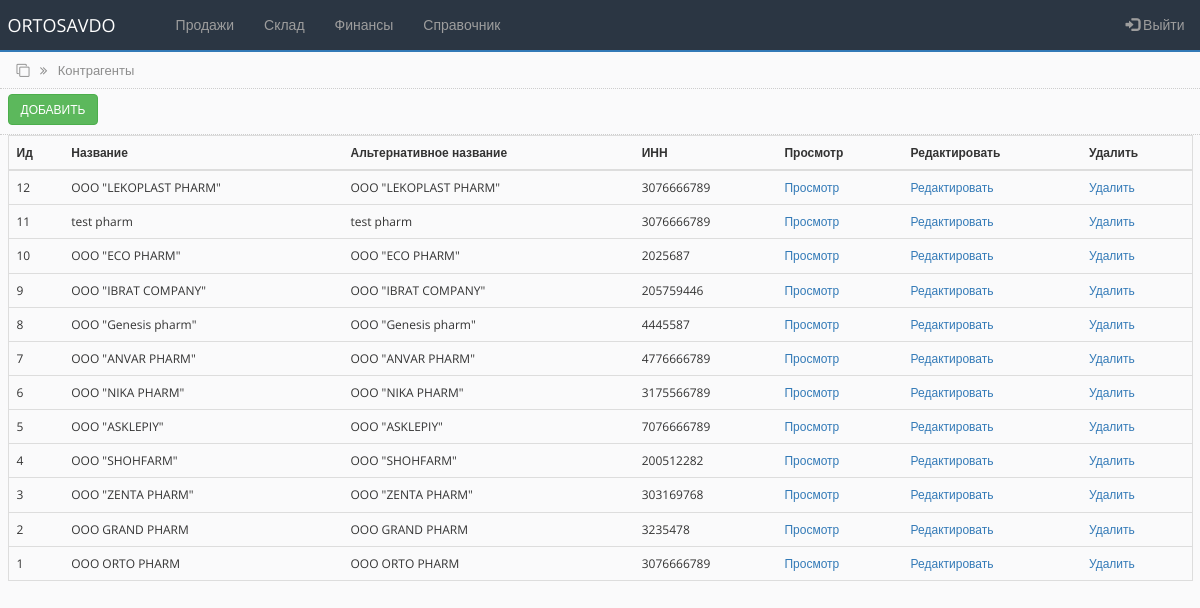
The app's page /counterparties.php (signed in) with its own data.
### tables this page shows
CREATE TABLE `counterparties_tbl` (
  `id` int(255) NOT NULL,
  `name` varchar(250) NOT NULL,
  `alternative_name` varchar(250) NOT NULL,
  `inn` varchar(255) NOT NULL,
  `nds` varchar(255) NOT NULL,
  `raschetny_schet` varchar(255) NOT NULL,
  `mfo` varchar(100) NOT NULL,
  `address` varchar(250) NOT NULL,
  `contact` varchar(250) NOT NULL,
  `director` varchar(250) NOT NULL,
  `accountant` varchar(250) NOT NULL
);

### counterparties.php (the view, shortened to what this page needs)
<?php
include('settings.php');
$query = "SELECT * FROM counterparties_tbl ORDER by id DESC";
$rs_result = mysqli_query ($connect, $query);
?>
<!DOCTYPE html>
<html lang="en">
<head>
    <link rel="stylesheet" href="https://maxcdn.bootstrapcdn.com/bootstrap/3.4.1/css/bootstrap.min.css">
    <link rel="stylesheet" href="https://cdnjs.cloudflare.com/ajax/libs/font-awesome/4.7.0/css/font-awesome.min.css">
    <link rel="stylesheet" href="css/bootstrap-grid.min.css">
    <link rel="stylesheet" href="css/style.css">
</head>
<body>
<?php include 'partSite/nav.php'; ?>
<div class="page_name">
    <div class="container-fluid">
        <i class="fa fa-clone" aria-hidden="true"></i>
        <i class="fa fa-angle-double-right right_cus"></i>
        <span class="right_cus">Контрагенты</span>
    </div>
</div>
<div class="toolbar">
        <div class="container-fluid">
           <a href="add_counterpartie.php"> <button type="button" class="btn btn-success">Добавить</button> </a>
        </div>
</div>
<div class="all_table">
    <div class="container-fluid">
        <table class="table table-hover">
        <thead>
            <tr>
            <th scope="col">Ид</th>
            <th scope="col">Название</th>
            <th scope="col">Альтернативное название</th>
            <th scope="col">ИНН</th>
            <th scope="col">Просмотр</th>
            <th scope="col">Редактировать</th>
            <th scope="col">Удалить</th>
            </tr>
        </thead>
        <tbody>
<?php
    while ($row = mysqli_fetch_array($rs_result)) {
?>
            <tr>
                <td><?php echo $row["id"]; ?></td>
                <td><?php echo $row["name"]; ?></td>
                <td><?php echo $row["alternative_name"]; ?></td>
                <td><?php echo $row["inn"]; ?></td>
                <td><a href="#">Просмотр</a></td>
                <td><a href="#">Редактировать</a></td>
                <td><a href="#" onclick="return confirm('Удалить?')" role="button">Удалить</a></td>
            </tr>
<?php
    };
?>
        </tbody>
        </table>
    </div>
</div>
</body>
</html>

### css/style.css (style rules this page uses)
* { box-sizing:border-box;margin:0;padding:0;transition:all 0.01s }
body { background-color:#FAFAFB;font-family:"Open Sans",sans-serif;font-size:12px }
.page_name { width:100%;height:37px;padding:9px;margin-top:-20px;border-bottom:1px dotted #CDCDCD;color:#8d8d8d;font-size:13px }
.right_cus { margin-left:7px }
.toolbar { width:100%;height:46px;margin:0;padding:5px 0;border-bottom:1px dotted #CDCDCD }
.toolbar .btn { text-transform:uppercase;font-size:12px }
.table { border-collapse:collapse;border:1px solid #dddddd;margin-bottom:0px;padding-top:10px }

### records on screen
counterparties_tbl: id "12", name "OOO \"LEKOPLAST PHARM\"", alternative_name "OOO \"LEKOPLAST PHARM\"", inn "3076666789"
counterparties_tbl: id "11", name "test pharm", alternative_name "test pharm", inn "3076666789"
counterparties_tbl: id "10", name "OOO \"ECO PHARM\"", alternative_name "OOO \"ECO PHARM\"", inn "2025687"
counterparties_tbl: id "9", name "OOO \"IBRAT COMPANY\"", alternative_name "OOO \"IBRAT COMPANY\"", inn "205759446"
counterparties_tbl: id "8", name "OOO \"Genesis pharm\"", alternative_name "OOO \"Genesis pharm\"", inn "4445587"
counterparties_tbl: id "7", name "OOO \"ANVAR PHARM\"", alternative_name "OOO \"ANVAR PHARM\"", inn "4776666789"
counterparties_tbl: id "6", name "OOO \"NIKA PHARM\"", alternative_name "OOO \"NIKA PHARM\"", inn "3175566789"
counterparties_tbl: id "5", name "OOO \"ASKLEPIY\"", alternative_name "OOO \"ASKLEPIY\"", inn "7076666789"
counterparties_tbl: id "4", name "OOO \"SHOHFARM\"", alternative_name "OOO \"SHOHFARM\"", inn "200512282"
counterparties_tbl: id "3", name "OOO \"ZENTA PHARM\"", alternative_name "OOO \"ZENTA PHARM\"", inn "303169768"
counterparties_tbl: id "2", name "OOO GRAND PHARM", alternative_name "OOO GRAND PHARM", inn "3235478"
counterparties_tbl: id "1", name "OOO ORTO PHARM", alternative_name "OOO ORTO PHARM", inn "3076666789"
